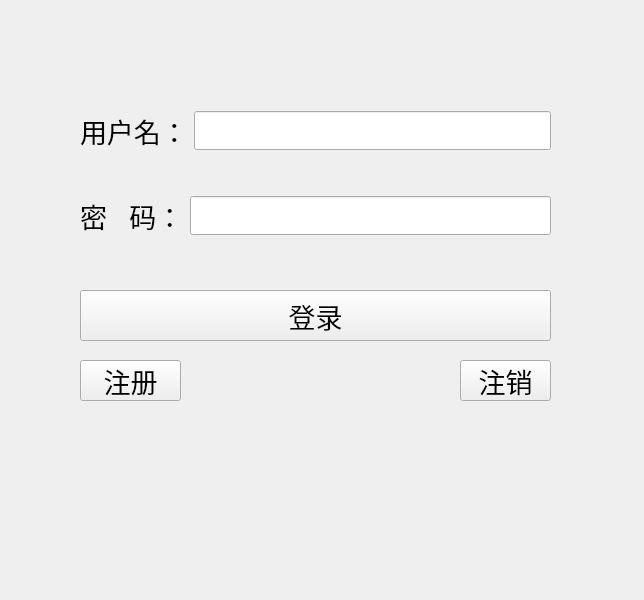
<?xml version="1.0" encoding="UTF-8"?>
<ui version="4.0">
 <class>TcpClient</class>
 <widget class="QWidget" name="TcpClient">
  <property name="geometry">
   <rect>
    <x>0</x>
    <y>0</y>
    <width>644</width>
    <height>600</height>
   </rect>
  </property>
  <property name="windowTitle">
   <string>TcpClient</string>
  </property>
  <widget class="QPushButton" name="login">
   <property name="geometry">
    <rect>
     <x>80</x>
     <y>290</y>
     <width>471</width>
     <height>51</height>
    </rect>
   </property>
   <property name="font">
    <font>
     <pointsize>20</pointsize>
    </font>
   </property>
   <property name="text">
    <string>登录</string>
   </property>
  </widget>
  <widget class="QPushButton" name="regist">
   <property name="geometry">
    <rect>
     <x>80</x>
     <y>360</y>
     <width>101</width>
     <height>41</height>
    </rect>
   </property>
   <property name="font">
    <font>
     <pointsize>20</pointsize>
    </font>
   </property>
   <property name="text">
    <string>注册</string>
   </property>
  </widget>
  <widget class="QWidget" name="">
   <property name="geometry">
    <rect>
     <x>80</x>
     <y>170</y>
     <width>471</width>
     <height>91</height>
    </rect>
   </property>
   <property name="font">
    <font>
     <pointsize>20</pointsize>
    </font>
   </property>
   <layout class="QHBoxLayout" name="horizontalLayout_2">
    <item>
     <widget class="QLabel" name="pwd_la">
      <property name="font">
       <font>
        <pointsize>20</pointsize>
       </font>
      </property>
      <property name="text">
       <string>密   码：</string>
      </property>
     </widget>
    </item>
    <item>
     <widget class="QLineEdit" name="pwd_edit">
      <property name="font">
       <font>
        <pointsize>20</pointsize>
       </font>
      </property>
      <property name="echoMode">
       <enum>QLineEdit::Password</enum>
      </property>
     </widget>
    </item>
   </layout>
  </widget>
  <widget class="QPushButton" name="loginout">
   <property name="geometry">
    <rect>
     <x>460</x>
     <y>360</y>
     <width>91</width>
     <height>41</height>
    </rect>
   </property>
   <property name="font">
    <font>
     <pointsize>20</pointsize>
    </font>
   </property>
   <property name="text">
    <string>注销</string>
   </property>
  </widget>
  <widget class="QWidget" name="">
   <property name="geometry">
    <rect>
     <x>80</x>
     <y>100</y>
     <width>471</width>
     <height>61</height>
    </rect>
   </property>
   <property name="font">
    <font>
     <pointsize>20</pointsize>
    </font>
   </property>
   <layout class="QHBoxLayout" name="horizontalLayout">
    <item>
     <widget class="QLabel" name="name_la">
      <property name="font">
       <font>
        <pointsize>20</pointsize>
       </font>
      </property>
      <property name="text">
       <string>用户名：</string>
      </property>
     </widget>
    </item>
    <item>
     <widget class="QLineEdit" name="name_edit">
      <property name="font">
       <font>
        <pointsize>20</pointsize>
       </font>
      </property>
     </widget>
    </item>
   </layout>
  </widget>
 </widget>
 <resources/>
 <connections/>
</ui>
